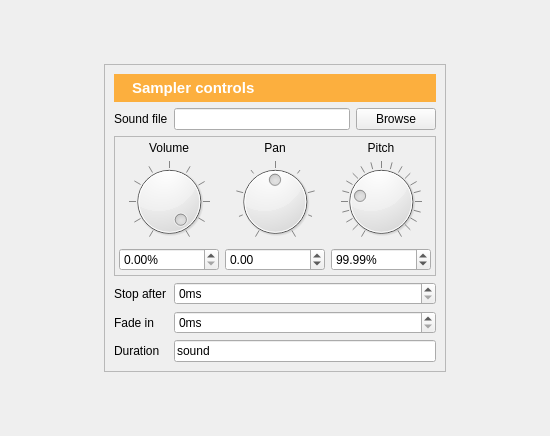
<?xml version="1.0" encoding="UTF-8"?>
<ui version="4.0">
 <class>sampler_widget</class>
 <widget class="QWidget" name="sampler_widget">
  <property name="geometry">
   <rect>
    <x>0</x>
    <y>0</y>
    <width>550</width>
    <height>436</height>
   </rect>
  </property>
  <property name="windowTitle">
   <string>Form</string>
  </property>
  <layout class="QGridLayout" name="gridLayout">
   <property name="margin">
    <number>0</number>
   </property>
   <item row="0" column="1">
    <widget class="QFrame" name="frame_controls">
     <property name="sizePolicy">
      <sizepolicy hsizetype="Fixed" vsizetype="Fixed">
       <horstretch>0</horstretch>
       <verstretch>0</verstretch>
      </sizepolicy>
     </property>
     <property name="frameShape">
      <enum>QFrame::StyledPanel</enum>
     </property>
     <property name="frameShadow">
      <enum>QFrame::Raised</enum>
     </property>
     <layout class="QGridLayout" name="gridLayout_3">
      <item row="1" column="0">
       <widget class="QLabel" name="label">
        <property name="text">
         <string>Sound file</string>
        </property>
       </widget>
      </item>
      <item row="1" column="1">
       <widget class="QLineEdit" name="edit_sample">
        <property name="toolTip">
         <string>The sound file. Expecting a .ogg or .wav file.</string>
        </property>
       </widget>
      </item>
      <item row="1" column="2">
       <widget class="QPushButton" name="button_browse_sample">
        <property name="sizePolicy">
         <sizepolicy hsizetype="Fixed" vsizetype="Fixed">
          <horstretch>0</horstretch>
          <verstretch>0</verstretch>
         </sizepolicy>
        </property>
        <property name="toolTip">
         <string>Select a sound file from the file pool</string>
        </property>
        <property name="text">
         <string>Browse</string>
        </property>
        <property name="icon">
         <iconset>
          <normaloff>:/icons/browse.png</normaloff>:/icons/browse.png</iconset>
        </property>
       </widget>
      </item>
      <item row="2" column="0" colspan="3">
       <widget class="QFrame" name="frame">
        <property name="maximumSize">
         <size>
          <width>16777215</width>
          <height>140</height>
         </size>
        </property>
        <property name="frameShape">
         <enum>QFrame::StyledPanel</enum>
        </property>
        <property name="frameShadow">
         <enum>QFrame::Raised</enum>
        </property>
        <layout class="QGridLayout" name="gridLayout_2">
         <property name="margin">
          <number>4</number>
         </property>
         <item row="0" column="0">
          <widget class="QLabel" name="label_7">
           <property name="text">
            <string>Volume</string>
           </property>
           <property name="alignment">
            <set>Qt::AlignCenter</set>
           </property>
          </widget>
         </item>
         <item row="1" column="0">
          <widget class="QDial" name="dial_volume">
           <property name="toolTip">
            <string>Set the volume of the sound</string>
           </property>
           <property name="maximum">
            <number>100</number>
           </property>
           <property name="value">
            <number>99</number>
           </property>
           <property name="notchTarget">
            <double>10.000000000000000</double>
           </property>
           <property name="notchesVisible">
            <bool>true</bool>
           </property>
          </widget>
         </item>
         <item row="2" column="0">
          <widget class="QDoubleSpinBox" name="spin_volume">
           <property name="toolTip">
            <string>Set the volume of the sound</string>
           </property>
           <property name="suffix">
            <string>%</string>
           </property>
           <property name="maximum">
            <double>100.000000000000000</double>
           </property>
           <property name="singleStep">
            <double>100.000000000000000</double>
           </property>
          </widget>
         </item>
         <item row="0" column="1">
          <widget class="QLabel" name="label_8">
           <property name="text">
            <string>Pan</string>
           </property>
           <property name="alignment">
            <set>Qt::AlignCenter</set>
           </property>
          </widget>
         </item>
         <item row="0" column="2">
          <widget class="QLabel" name="label_2">
           <property name="text">
            <string>Pitch</string>
           </property>
           <property name="alignment">
            <set>Qt::AlignCenter</set>
           </property>
          </widget>
         </item>
         <item row="1" column="1">
          <widget class="QDial" name="dial_pan">
           <property name="toolTip">
            <string>Set the panning (left-right) of the sound</string>
           </property>
           <property name="minimum">
            <number>-20</number>
           </property>
           <property name="maximum">
            <number>20</number>
           </property>
           <property name="notchTarget">
            <double>10.000000000000000</double>
           </property>
           <property name="notchesVisible">
            <bool>true</bool>
           </property>
          </widget>
         </item>
         <item row="1" column="2">
          <widget class="QDial" name="dial_pitch">
           <property name="toolTip">
            <string>Set the relative pitch of the sound (100% = original)</string>
           </property>
           <property name="maximum">
            <number>400</number>
           </property>
           <property name="value">
            <number>100</number>
           </property>
           <property name="notchTarget">
            <double>20.000000000000000</double>
           </property>
           <property name="notchesVisible">
            <bool>true</bool>
           </property>
          </widget>
         </item>
         <item row="2" column="1">
          <widget class="QDoubleSpinBox" name="spin_pan">
           <property name="toolTip">
            <string>Set the panning (left-right) of the sound</string>
           </property>
           <property name="minimum">
            <double>-1000.000000000000000</double>
           </property>
           <property name="maximum">
            <double>1000.000000000000000</double>
           </property>
           <property name="value">
            <double>0.000000000000000</double>
           </property>
          </widget>
         </item>
         <item row="2" column="2">
          <widget class="QDoubleSpinBox" name="spin_pitch">
           <property name="toolTip">
            <string>Set the relative pitch of the sound (100% = original)</string>
           </property>
           <property name="suffix">
            <string>%</string>
           </property>
           <property name="maximum">
            <double>10000.000000000000000</double>
           </property>
           <property name="value">
            <double>99.989999999999995</double>
           </property>
          </widget>
         </item>
        </layout>
       </widget>
      </item>
      <item row="3" column="0">
       <widget class="QLabel" name="label_4">
        <property name="text">
         <string>Stop after</string>
        </property>
       </widget>
      </item>
      <item row="3" column="1" colspan="2">
       <widget class="QSpinBox" name="spin_stop_after">
        <property name="toolTip">
         <string>Force playback to stop after a specified duration. 0ms corresponds to a full playback.</string>
        </property>
        <property name="suffix">
         <string>ms</string>
        </property>
        <property name="maximum">
         <number>100000000</number>
        </property>
       </widget>
      </item>
      <item row="4" column="1" colspan="2">
       <widget class="QSpinBox" name="spin_fade_in">
        <property name="toolTip">
         <string>The fade-in time of the sound.</string>
        </property>
        <property name="suffix">
         <string>ms</string>
        </property>
        <property name="maximum">
         <number>10000000</number>
        </property>
       </widget>
      </item>
      <item row="5" column="1" colspan="2">
       <widget class="QLineEdit" name="edit_duration">
        <property name="toolTip">
         <string>Set the duration of the sampler item. Expecting a duration in ms, 'sound' (to wait until the sound is finished playing), 'keypress', 'mouseclick', or a variable (e.g., '[sampler_dur]').</string>
        </property>
        <property name="text">
         <string>sound</string>
        </property>
       </widget>
      </item>
      <item row="4" column="0">
       <widget class="QLabel" name="label_5">
        <property name="text">
         <string>Fade in</string>
        </property>
       </widget>
      </item>
      <item row="5" column="0">
       <widget class="QLabel" name="label_6">
        <property name="text">
         <string>Duration</string>
        </property>
       </widget>
      </item>
      <item row="0" column="0" colspan="3">
       <widget class="QWidget" name="widget" native="true">
        <property name="styleSheet">
         <string notr="true">background-color: #fcaf3e;
color: rgb(255, 255, 255);</string>
        </property>
        <layout class="QHBoxLayout" name="horizontalLayout">
         <property name="margin">
          <number>5</number>
         </property>
         <item>
          <widget class="QLabel" name="label_sampler">
           <property name="sizePolicy">
            <sizepolicy hsizetype="Fixed" vsizetype="Preferred">
             <horstretch>0</horstretch>
             <verstretch>0</verstretch>
            </sizepolicy>
           </property>
           <property name="text">
            <string/>
           </property>
           <property name="pixmap">
            <pixmap>:/icons/sampler.png</pixmap>
           </property>
          </widget>
         </item>
         <item>
          <widget class="QLabel" name="label_9">
           <property name="font">
            <font>
             <pointsize>11</pointsize>
             <weight>75</weight>
             <bold>true</bold>
            </font>
           </property>
           <property name="text">
            <string>Sampler controls</string>
           </property>
          </widget>
         </item>
        </layout>
       </widget>
      </item>
     </layout>
    </widget>
   </item>
   <item row="0" column="2">
    <spacer name="horizontalSpacer_2">
     <property name="orientation">
      <enum>Qt::Horizontal</enum>
     </property>
     <property name="sizeHint" stdset="0">
      <size>
       <width>40</width>
       <height>20</height>
      </size>
     </property>
    </spacer>
   </item>
   <item row="0" column="0">
    <spacer name="horizontalSpacer">
     <property name="orientation">
      <enum>Qt::Horizontal</enum>
     </property>
     <property name="sizeHint" stdset="0">
      <size>
       <width>40</width>
       <height>20</height>
      </size>
     </property>
    </spacer>
   </item>
  </layout>
 </widget>
 <resources/>
 <connections/>
</ui>
